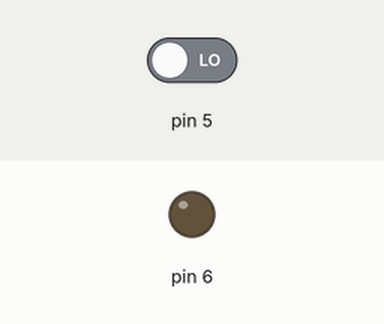
Simulated run of this sketch. Board: Arduino Uno, built with avr-gcc and run on an emulated ATmega328P. Parts: output pins drawn as LEDs (lit = HIGH). The test bench sets the inputs (shaded band); at power-on: pin 5 LOW.

Above: at 1.2 s.
1.3 s: pin 5 driven HIGH
At 1.8 s:
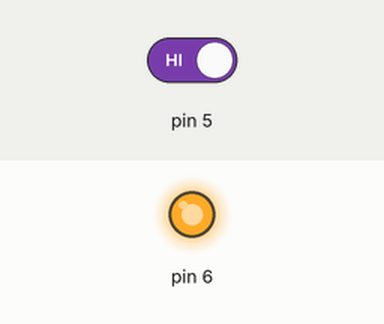
Timing chart, 0 to 5.8 s (numbered marks = the images above; inputs shaded):
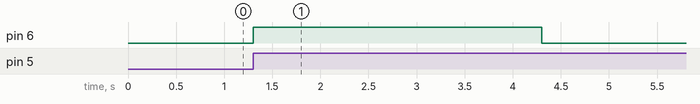

Measured:
- after the input at 1.3 s, pin 6: LOW → HIGH at once, → LOW 3.0 s later

The sketch:

blink3sec.ino
```cpp
void setup() {

  pinMode(5,INPUT);
  pinMode(6,OUTPUT);

}
int jetzigerWert;
int letzerWert;
int long letzteZeit =0;


void loop() {
  int steigendFlanke;
  jetzigerWert=digitalRead(5);
  steigendFlanke=!letzerWert && jetzigerWert;

  if(steigendFlanke)
  {
    digitalWrite(6,HIGH);
    letzteZeit=millis();
  }


  if(millis()> (letzteZeit+3000))
  {
    digitalWrite(6,LOW);
  }

 letzerWert= jetzigerWert;


}
```
